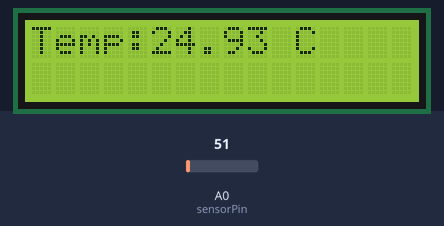
A sketch run on a simulated Arduino Uno, built with avr-gcc and run on an emulated ATmega328P. Shown: 16×2 character LCD. The inputs (shaded band) are chosen by the test bench; at power-on: A0 (sensorPin) = 51. What the sketch prints to the serial monitor is not drawn.

Above: at 1.2 s.
1.3 s: A0 (sensorPin) set to 61
At 3.2 s:
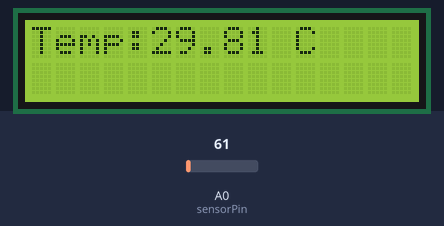
3.6 s: A0 (sensorPin) set to 71
At 4.7 s:
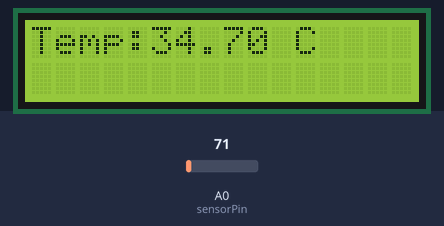
5.6 s: A0 (sensorPin) set to 86
At 7.4 s:
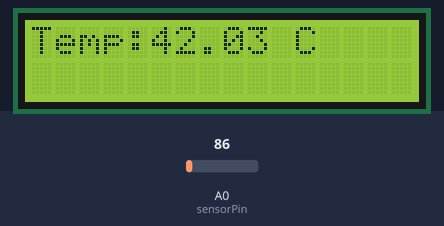
Timing chart, 0 to 8.9 s (numbered marks = the images above; inputs shaded):
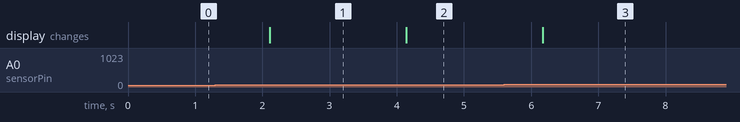

The sketch:

Sensor_de_temperatura_dht_lcd.ino.ino
```cpp
#include <Wire.h>
#include <LiquidCrystal_I2C.h>

// Dirección del módulo I2C (puede ser 0x27 o 0x3F)
LiquidCrystal_I2C lcd(0x27, 16, 2);

const int sensorPin = A0;  // Pin donde está conectado el LM35

void setup() {
  lcd.init();        // Inicializa la pantalla
  lcd.backlight();   // Enciende la luz de fondo
  Serial.begin(9600);
}

void loop() {
  // Leer el valor analógico del LM35
  int lectura = analogRead(sensorPin);

  // Convertir a voltaje
  float voltaje = lectura * (5.0 / 1023.0);

  // Convertir voltaje a temperatura en °C (10mV por cada grado)
  float temperaturaC = voltaje * 100.0;

  // Mostrar en LCD
  lcd.clear();
  lcd.setCursor(0, 0);   // Primera fila
  lcd.print("Temp:");
  lcd.print(temperaturaC);
  lcd.print(" C");

  // Mostrar también en Serial
  Serial.print("Temperatura: ");
  Serial.print(temperaturaC);
  Serial.println(" °C");

  delay(1000); // Espera 1 segundo antes de la siguiente lectura
}
```

Measured:
- after the input at 1.3 s, the display: changes after 0.81 s (image 1)
- after the input at 3.6 s, the display: changes after 0.54 s (image 2)
- after the input at 5.6 s, the display: changes after 0.58 s (image 3)
